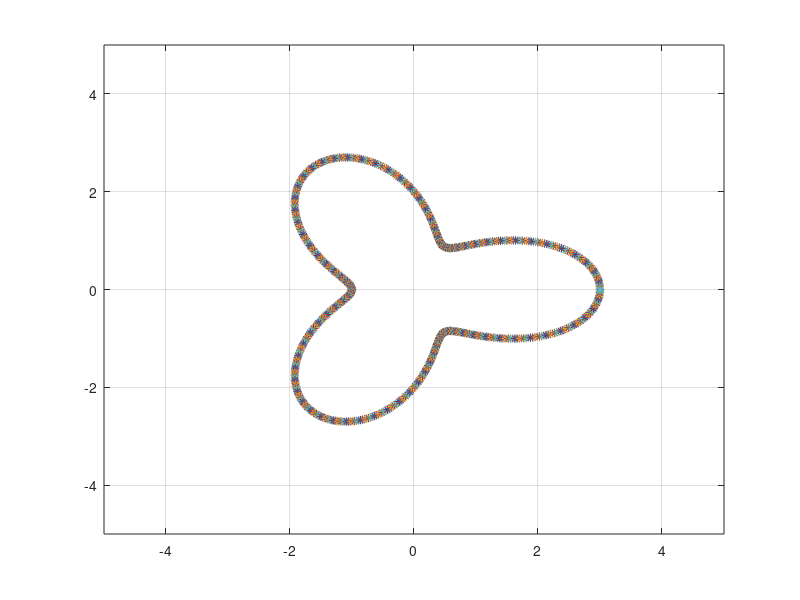

This figure's MATLAB source:
x0=10;y0=10;R=20;a=2;pi=3.1416

for t = 0:0.01:2*pi
    X = (a + cos(3*t))*cos(t);
    Y = (a + cos(3*t))*sin(t);
    r = sqrt(X^2+Y^2);
    an = atan2(Y,X);
    xp = r * cos(an);
    yp = r * sin(an);
    axis([-5 5 -5 5]);
    plot(xp,yp,"*");
    pause(0.001);
    hold on
    grid on
end